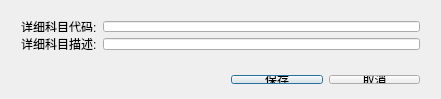
<?xml version="1.0" encoding="UTF-8"?>
<ui version="4.0">
 <class>DetailTitleEditDlgClass</class>
 <widget class="QDialog" name="DetailTitleEditDlgClass">
  <property name="geometry">
   <rect>
    <x>0</x>
    <y>0</y>
    <width>441</width>
    <height>99</height>
   </rect>
  </property>
  <property name="windowTitle">
   <string>DetailTitleEditDlg</string>
  </property>
  <widget class="QWidget" name="formLayoutWidget">
   <property name="geometry">
    <rect>
     <x>10</x>
     <y>10</y>
     <width>421</width>
     <height>51</height>
    </rect>
   </property>
   <layout class="QFormLayout" name="formLayout">
    <property name="fieldGrowthPolicy">
     <enum>QFormLayout::AllNonFixedFieldsGrow</enum>
    </property>
    <item row="0" column="0">
     <widget class="QLabel" name="Label">
      <property name="text">
       <string>详细科目代码:</string>
      </property>
     </widget>
    </item>
    <item row="0" column="1">
     <widget class="QLineEdit" name="detailTitleCode"/>
    </item>
    <item row="1" column="0">
     <widget class="QLabel" name="Label_2">
      <property name="text">
       <string>详细科目描述:</string>
      </property>
     </widget>
    </item>
    <item row="1" column="1">
     <widget class="QLineEdit" name="detailTitleMemo"/>
    </item>
   </layout>
  </widget>
  <widget class="QWidget" name="horizontalLayoutWidget">
   <property name="geometry">
    <rect>
     <x>220</x>
     <y>64</y>
     <width>211</width>
     <height>31</height>
    </rect>
   </property>
   <layout class="QHBoxLayout" name="horizontalLayout">
    <item>
     <widget class="QPushButton" name="btnSave">
      <property name="text">
       <string>保存</string>
      </property>
     </widget>
    </item>
    <item>
     <widget class="QPushButton" name="btnCancel">
      <property name="text">
       <string>取消</string>
      </property>
     </widget>
    </item>
   </layout>
  </widget>
 </widget>
 <layoutdefault spacing="6" margin="11"/>
 <resources/>
 <connections>
  <connection>
   <sender>btnSave</sender>
   <signal>clicked()</signal>
   <receiver>DetailTitleEditDlgClass</receiver>
   <slot>accept()</slot>
   <hints>
    <hint type="sourcelabel">
     <x>271</x>
     <y>79</y>
    </hint>
    <hint type="destinationlabel">
     <x>220</x>
     <y>49</y>
    </hint>
   </hints>
  </connection>
  <connection>
   <sender>btnCancel</sender>
   <signal>clicked()</signal>
   <receiver>DetailTitleEditDlgClass</receiver>
   <slot>reject()</slot>
   <hints>
    <hint type="sourcelabel">
     <x>379</x>
     <y>79</y>
    </hint>
    <hint type="destinationlabel">
     <x>220</x>
     <y>49</y>
    </hint>
   </hints>
  </connection>
 </connections>
</ui>
